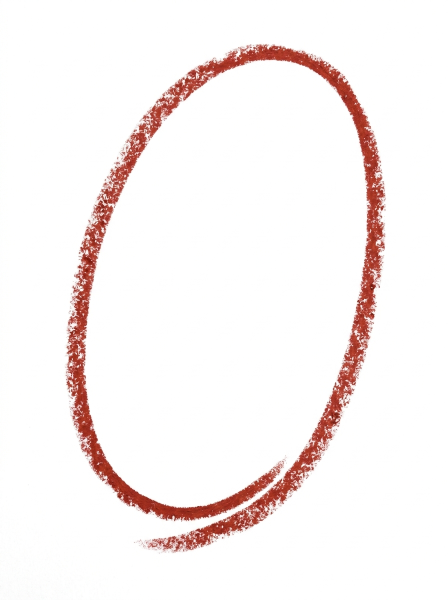
#> input picture assets/ui/crayon-o-higgsfield-original.png, 896 x 1200 px, found by its file name (shown at 1/2 size)
$ python cut-crayon-o.py
#> lines starting #> are read from the running program, lines starting #| are printed output that depends on the picture
"""Cut assets/ui/crayon-o-higgsfield-original.png (one red crayon loop on white, started at the bottom left and run
counter-clockwise, its end overlapping inside the start at the bottom) into two transparent layers of the same size:
crayon-o-1.png, the whole loop but the overlapping end, and crayon-o-2.png, that end. The game uncovers each with a
conic mask around the loop's centre (CENTRE below, printed in % of the cut)."""
import math
from PIL import Image

SRC = 'assets/ui/crayon-o-higgsfield-original.png'
INK = (164, 53, 44)                 # #A4352C, the board's red
CENTRE = (452, 600)                 # the loop's middle in the original
AXES = (305, 455)                   # its half width and half height, roughly
# the end: the inner of the two strokes at the bottom, right of x 265 and above this line between them (traced)
SPLIT = [(265, 1048), (350, 1042), (400, 1036), (450, 1020), (500, 996), (550, 964), (590, 930), (600, 918)]
W = 200

def split(x):
    for (x1, y1), (x2, y2) in zip(SPLIT, SPLIT[1:]):
        if x1 <= x <= x2:
            return y1 + (y2 - y1) * (x - x1) / (x2 - x1)
    return 0

src = Image.open(SRC).convert('RGB')
w, h = src.size
#> w = 896; h = 1200
px = src.load()
layers = [Image.new('RGBA', (w, h)) for _ in range(2)]
lp = [l.load() for l in layers]
for y in range(h):
    for x in range(w):
        r, g, b = px[x, y]
        a = max(0, min(255, round((255 - (g + b) / 2) / (255 - 60) * 255)))
        if a < 12:
            continue
        k = a / 255
        c = tuple(max(0, min(255, round((v - (1 - k) * 255) / k))) for v in (r, g, b)) if k > .2 else INK
        dx, dy = x - CENTRE[0], y - CENTRE[1]
        rad = math.hypot(dx / AXES[0], dy / AXES[1])
        if not .7 < rad < 1.3:      # specks off the loop (and the faint image edge)
            continue
        end = 265 <= x <= 600 and y > 880 and y < split(x)
        lp[1 if end else 0][x, y] = (*c, a)
#> after the loop, lp = 2 items

boxes = [l.getbbox() for l in layers]
box = (min(b[0] for b in boxes) - 8, min(b[1] for b in boxes) - 8, max(b[2] for b in boxes) + 8, max(b[3] for b in boxes) + 8)
#> box = (121, 79, 780, 1116)
H = round(W * (box[3] - box[1]) / (box[2] - box[0]))
#> H = 315
for n, l in enumerate(layers, 1):
    l.crop(box).resize((W, H), Image.LANCZOS).save(f'assets/ui/crayon-o-{n}.png', optimize=True)
#> this loop made 2 passes
#> pass 1, `l.crop(box).resize((W, H), Image.LANCZOS).save(f'assets/ui/crayon-o-{n..`:
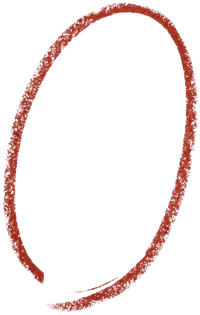
#> saved as crayon-o-1.png: PIL image 200x315 RGBA; mean R, G, B, A 25.9, 9.1, 7.2, 24.2; transparent parts drawn white
#> pass 2, `l.crop(box).resize((W, H), Image.LANCZOS).save(f'assets/ui/crayon-o-{n..`:
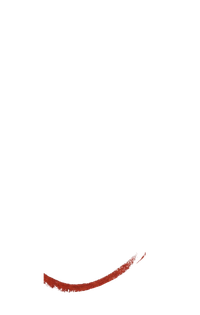
#> saved as crayon-o-2.png: PIL image 200x315 RGBA; mean R, G, B, A 2.8, 0.9, 0.7, 2.7; transparent parts drawn white
print('box', box, 'size', (W, H), 'centre %', round((CENTRE[0] - box[0]) / (box[2] - box[0]) * 100, 1),
      round((CENTRE[1] - box[1]) / (box[3] - box[1]) * 100, 1))
#| box (121, 79, 780, 1116) size (200, 315) centre % 50.2 50.2
